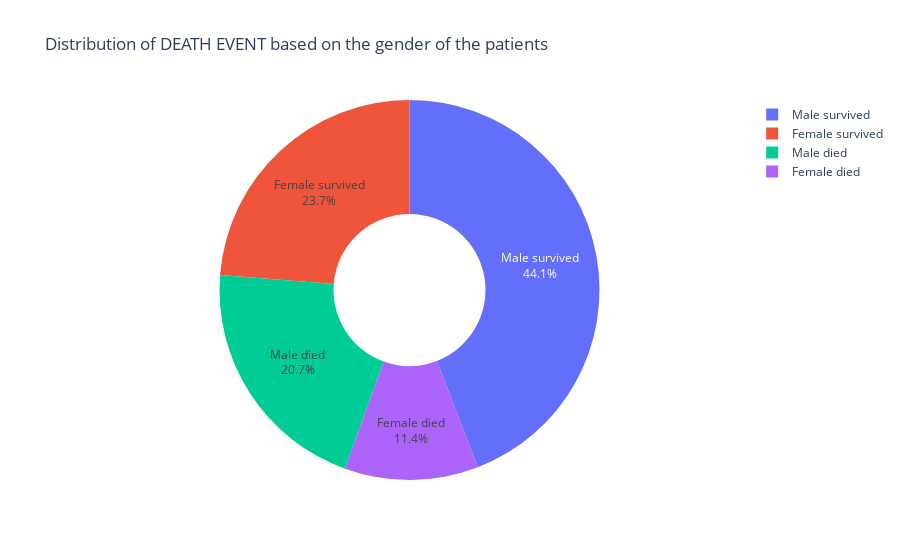

This figure's notebook cell:
### Code cell
# visualise how "sex" related to the target "DEATH_EVENT"
len_total = len(heart_failur_df)
len_female = len(heart_failur_df[heart_failur_df["sex"]==0])
len_male = len_total - len_female

# in the "sex" column, 0-Female, 1-male
# in the "DEATH_EVENT" column, 0-survived 1-dead
male_died = len(heart_failur_df.loc[(heart_failur_df["DEATH_EVENT"]==1) &(heart_failur_df['sex']==1)])
male_survived = len_male - male_died

female_died = len(heart_failur_df.loc[(heart_failur_df["DEATH_EVENT"]==1) & (heart_failur_df['sex']==0)])
female_survived = len_female - female_died

labels = ['Male died','Male survived','Female died','Female survived']
values = [male_died, male_survived, female_died, female_survived]

fig = go.Figure(data=[go.Pie(labels=labels, values=values,textinfo='label+percent',hole=0.4)])
fig.update_layout(
    title_text="Distribution of DEATH EVENT based on the gender of the patients")
fig.show()

### Figure 1 — Plotly figure (JSON) as saved in the notebook; plotly's stock layout.template omitted (floating-point values rounded to 4 significant figures)
{"data": [{"hole": 0.4, "labels": ["Male died", "Male survived", "Female died", "Female survived"], "textinfo": "label+percent", "type": "pie", "values": [62, 132, 34, 71]}], "layout": {"title": {"text": "Distribution of DEATH EVENT based on the gender of the patients"}}}
